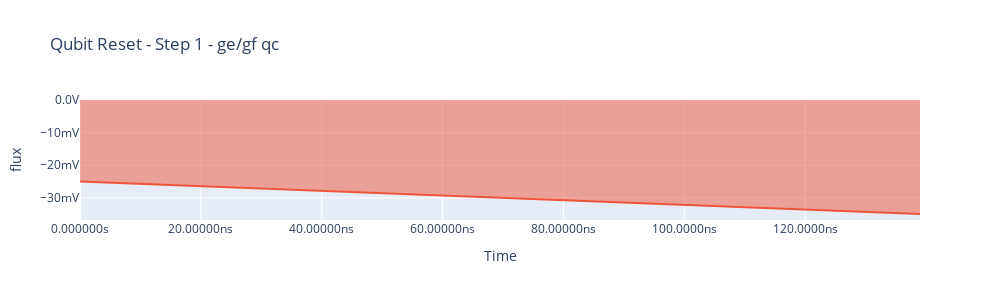

This figure's notebook cell:
### Code cell
# step 1 ge/gf reset
sched = Schedule("Qubit Reset - Step 1 - ge/gf qc")

readout_clock = ClockResource(name="q0.ro", freq=0e9)
sched.add_resource(readout_clock)

# qc_offset = -10
# qc_duration = 0.06e-6
# cr_duration = 0.25e-6
# amp = duration / target_duration* offset
# start = sched.add(IdlePulse(duration=4e-6))

qc_t = 0e-9
qc_amp = -0.025
amp2 = -0.01

sched.add(
    RampPulse(offset=qc_amp, amp=amp2, duration=qc_t, port="flux", clock="q0.ro")
)

comp_sched = device_compiler.compile(sched)
comp_sched.plot_pulse_diagram(plot_backend="plotly")

### Figure 1 — Plotly figure (JSON) as saved in the notebook; plotly's stock layout.template omitted (floating-point values rounded to 4 significant figures; data arrays with more than 128 entries replaced by an {"elided": "..."} marker saying what was removed)
{"data": [{"fill": "tozeroy", "hoverinfo": "x+y+name", "hoverlabel": {"namelength": -1}, "legendgroup": "0", "line": {"color": "#EF553B"}, "mode": "lines", "name": "RampPulse, clock: q0.ro", "showlegend": true, "type": "scatter", "x": {"elided": "140 float values"}, "xaxis": "x", "y": {"elided": "140 float values"}, "yaxis": "y"}], "layout": {"height": 300, "showlegend": false, "title": {"text": "Qubit Reset - Step 1 - ge/gf qc"}, "width": 1000, "xaxis": {"anchor": "y", "domain": [0, 1], "hoverformat": ".3s", "showgrid": true, "tickformat": ".2s", "tickformatstops": [{"dtickrange": [null, 1e-09], "value": ".10s"}, {"dtickrange": [1e-09, 1e-06], "value": ".7s"}, {"dtickrange": [1e-06, 0.001], "value": ".4s"}], "ticksuffix": "s", "title": {"text": "Time"}}, "yaxis": {"anchor": "x", "autorange": true, "domain": [0, 1], "hoverformat": ".3s", "tickformat": ".2s", "ticksuffix": "V", "title": {"text": "flux"}}}}
